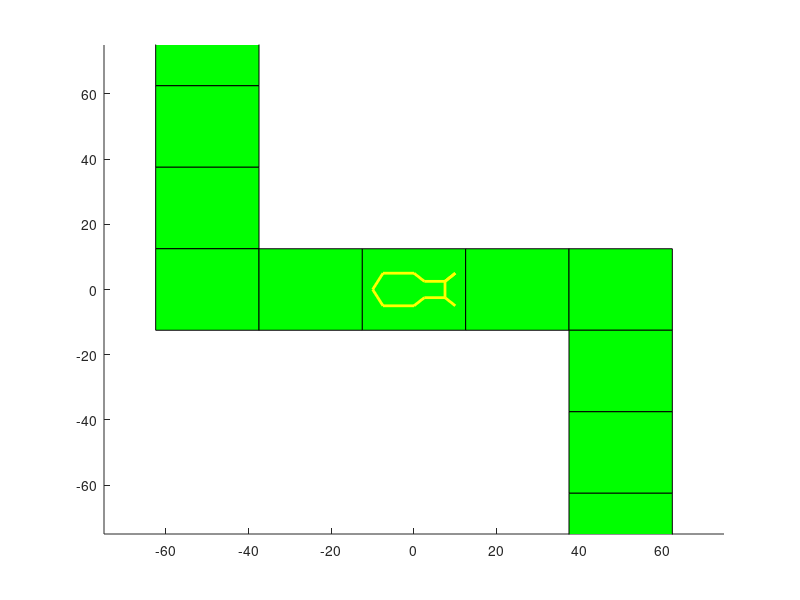

Source code (MATLAB): (Note: this script raises an error after producing the figure.)
function movebug7
clear
clf
close all

global new_verts fverts
x=0;
y=0;

% Code to generate the obstacle course.

% Field is divided into cells of block_size length and width. Each field is
% assigned either red or green as determined by points, which hold the
% centers of the green (clear) cells. Red cells are bad, green cells are
% good.

global block_size;              % size of patch separation
global x_coords y_coords;       % coordinates of all cells
global points;                  % coordinates of green cells

clf
arena_size = 75;
axis([-arena_size arena_size -arena_size arena_size]);
set(gca,'color','r');           % background red

block_size = 25;

x_coords = -arena_size:block_size:arena_size; % x-coords for all cells
y_coords = -arena_size:block_size:arena_size; % y-coords for all cells

arena = figure(1);

% Create points for the centers of cell along path - change as necessary to
% make different paths
points = [-50 75;
    -50 50;
    -50 25;
    -50 0;
    -25 0;
    0 0;
    25 0;
    50 0;
    50 -25;
    50 -50;
    50 -75];

% Code actually generates patches and displays them on plot
for i = 1:length(points)
    center = repmat(points(i, :), 4, 1);
    delta = [-block_size/2 -block_size/2;...
        -block_size/2 block_size/2;...
        block_size/2 block_size/2;...
        block_size/2 -block_size/2];
    vert = delta + center; % x and y vertex coordinates
    fac = [1 2 3 4]; % vertices to connect to make square
    patch('Faces',fac,'Vertices',vert,'FaceColor','green')
end

draw_robot() % show robot for the first time (no arguments)

t = 0;
DT=.1;
tstop = 300;
tvec = t:DT:tstop;


heading_angle=0;


% Identify the X and Y coordinate of the R and L sensor from the
% robot description
xR = 10;   
yR = -5;
xL = 10;
yL = 5;

draw_robot(x,y, heading_angle);



% Sense color with added noise
lambda(1) = coords_to_color(xL, yL, x_coords, y_coords, points);
lambda(2) = coords_to_color(xR, yR, x_coords, y_coords, points);

lambda_noise = poissrnd(lambda);
colorAll = color_sense(lambda_noise); 

% Compute the magnitude of the sensor info
sensorL = colorAll(:,1);
sensorR = colorAll(:,1);


for k=1:length(tvec) 
    
    %Brain function implementation
    [motorL, motorR] = brain(sensorL, sensorR);

    %Compute left and right velocities
    vel_left = motorL / 50;   
    vel_right = motorR / 50;
    
    heading_angle = heading_angle + atan(((vel_right - vel_left)) / 10); % update heading angle and x,y location of robot
    
    x = x + (vel_left + vel_right)./2 * DT * cos(heading_angle); %change x direction
    y = y + (vel_left + vel_right)./2 * DT * sin(heading_angle); %change y direction

    % Identify the new X and Y coordinate of the R and L sensor from the
    % robot description
    xR = new_verts(1);   
    yR = new_verts(14);
    xL = new_verts(11);
    yL = new_verts(24);
    
    if x>arena_size % have arena wrap on itself
        x=-arena_size;
    end
    if y>arena_size
        y=-arena_size;
    end
    if x<-arena_size
        x=arena_size;
    end
    if y<-arena_size
        y=arena_size;
    end
 
    draw_robot(x,y, heading_angle);
    drawnow
    
    % Sense color with added noise
    lambda(1) = coords_to_color(xL, yL, x_coords, y_coords, points);
    lambda(2) = coords_to_color(xR, yR, x_coords, y_coords, points);

    lambda_noise = poissrnd(lambda);
    colorAll = color_sense(lambda_noise); 

    % Compute the magnitude of the sensor info
    sensorL = colorAll(:,1);
    sensorR = colorAll(:,2);
    
    end


function draw_robot(x,y,heading_angle)
persistent nverts npts verts linewidth color hrobot
global new_verts fverts 

%Persistent variables are local to the function but kept in memory for the
%next function call


if(nargin < 3)
    % initialize
    [verts linewidth color] = robot_coords;
    fverts=verts;
    nverts = size(verts,1);
    npts = size(verts, 2);
    figure(1);
    hold on;
    % Show the robot's current location
    for i=1:nverts
        hrobot(i) = plot(verts(i,1:(npts/2)), verts(i,(npts/2+1):npts),'color',color(i,:),'linewidth',linewidth(i));
    end
    
else
    % redraw the robot in the new configuration
    tmp_verts = verts;
    
    % adjust heading - rotate the entire robot
    cosa = cos(heading_angle);
    sina = sin(heading_angle);
    new_verts(:,1:(npts/2)) =  x + cosa * tmp_verts(:,1:(npts/2)) - sina * tmp_verts(:,(npts/2+1):npts);
    new_verts(:,(npts/2+1):npts) =  y + sina * tmp_verts(:,1:(npts/2)) + cosa * tmp_verts(:,(npts/2+1):npts);
    
    figure(1);
    hold on
    for i=1:nverts
        set(hrobot(i),'xdata',new_verts(i,1:(npts/2)),'ydata',new_verts(i,(npts/2+1):npts));
    end
 
end
%--------------------------------------------------------------------------
% end of draw_robot
%--------------------------------------------------------------------------

%--------------------------------------------------------------------------
% robot_coords
%--------------------------------------------------------------------------
function [verts, width, color] = robot_coords

height=10;
width=5;

% the first set of coordinates are for x, the next set are for y.  All
% hard-coded in current iteration..

c=1;

  
xc=[10. 7.5   2.5  0. -7.5 -10 -7.5 0. 2.5 7.5 10. 7.5 7.5];
yc=[-5.  -2.5 -2.5 -5. -5. 0 5. 5. 2.5 2.5  5.   2.5 -2.5];

verts(c, :) = [xc'; yc'];



width(c) = 2; color(c,:) = [1 1 0]; c=c+1;
%--------------------------------------------------------------------------
% end of robot_coords
%--------------------------------------------------------------------------      

%Function to sense color from the surrounding    
 function output = color_sense(lambda)
    global tune_l
    n1 = f(lambda, tune_l(1)); 
    n2 = f(lambda, tune_l(2)); 
    n3 = f(lambda, tune_l(3)); 
    n4 = f(lambda, tune_l(4)); 
    output = color_net([n1; n2; n3; n4;]); 

% Converts a set of coordinates to the color found in the cell
% Right now it's red or green, can change to wavelengths as necessary
    function [color] = coords_to_color(x, y, xpatches, ypatches, coords)


    xerror = abs(xpatches - x);
    x_center = xpatches(find(min(xerror) == xerror));
    
    yerror = abs(ypatches - y);
    y_center = ypatches(find(min(yerror) == yerror));
    
    for i = 1:length(coords)
        if (coords(i,1) == x_center && coords(i,2)== y_center)
            color = 510;
            return;
        end
    end
    
    color = 700;
    
function [motorL, motorR] = brain(sensorL, sensorR)
  color_names = {'Violet', 'Blue', 'Green', 'Yellow', 'Orange', 'Red'}; % Categories, for reference
  thresh = 0.5; % threshold for detection
  
  % Compute a relationship of sensor input to motor output
  
  %Both sensors sense red
  if(sensorL(6)>thresh && sensorR(6)>thresh)
    motorL = 50 - sensorL(6);
    motorR = 50 - 20*sensorR(6);
  end
  
  %Left sensor senses red and right senses green
  if(sensorL(6)>thresh && sensorR(6)<thresh)
    motorL = 250;
    motorR = 250 - 150*sensorL(6);
  end
  
  %Left sensor senses green and right senses red
  if (sensorL(6)<thresh && sensorR(6)>thresh)
    motorL = 250 - 150*sensorR(6);
    motorR = 250;
  end
  
  %Both sensors sense green
  if (sensorL(6)<thresh && sensorR(6)<thresh)
      motorL = 250 - 150*sensorR(6);
      motorR = 250 - 150*sensorL(6);
  end